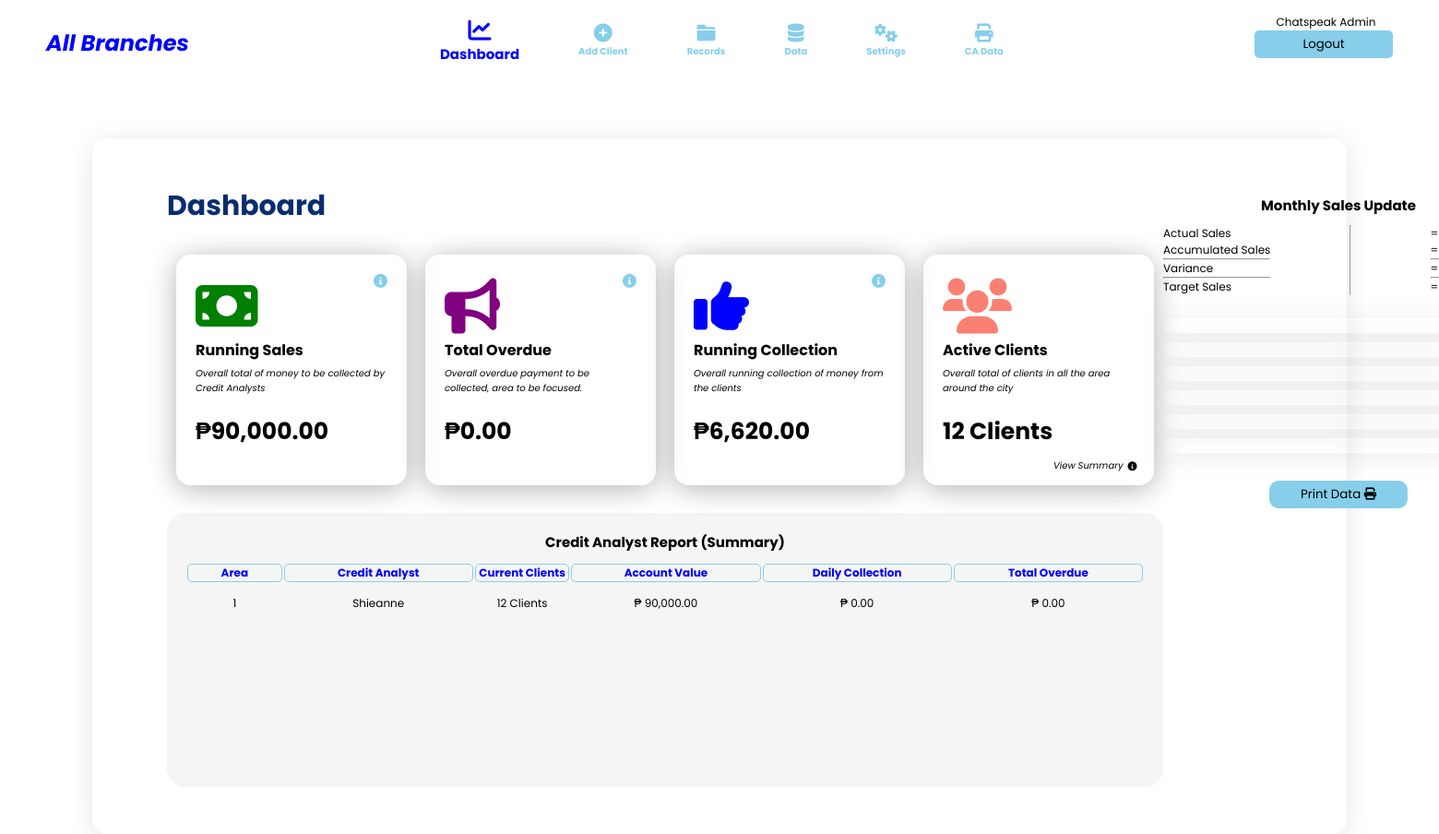
The page /Dashboard.php (signed in) on the database as committed earlier.
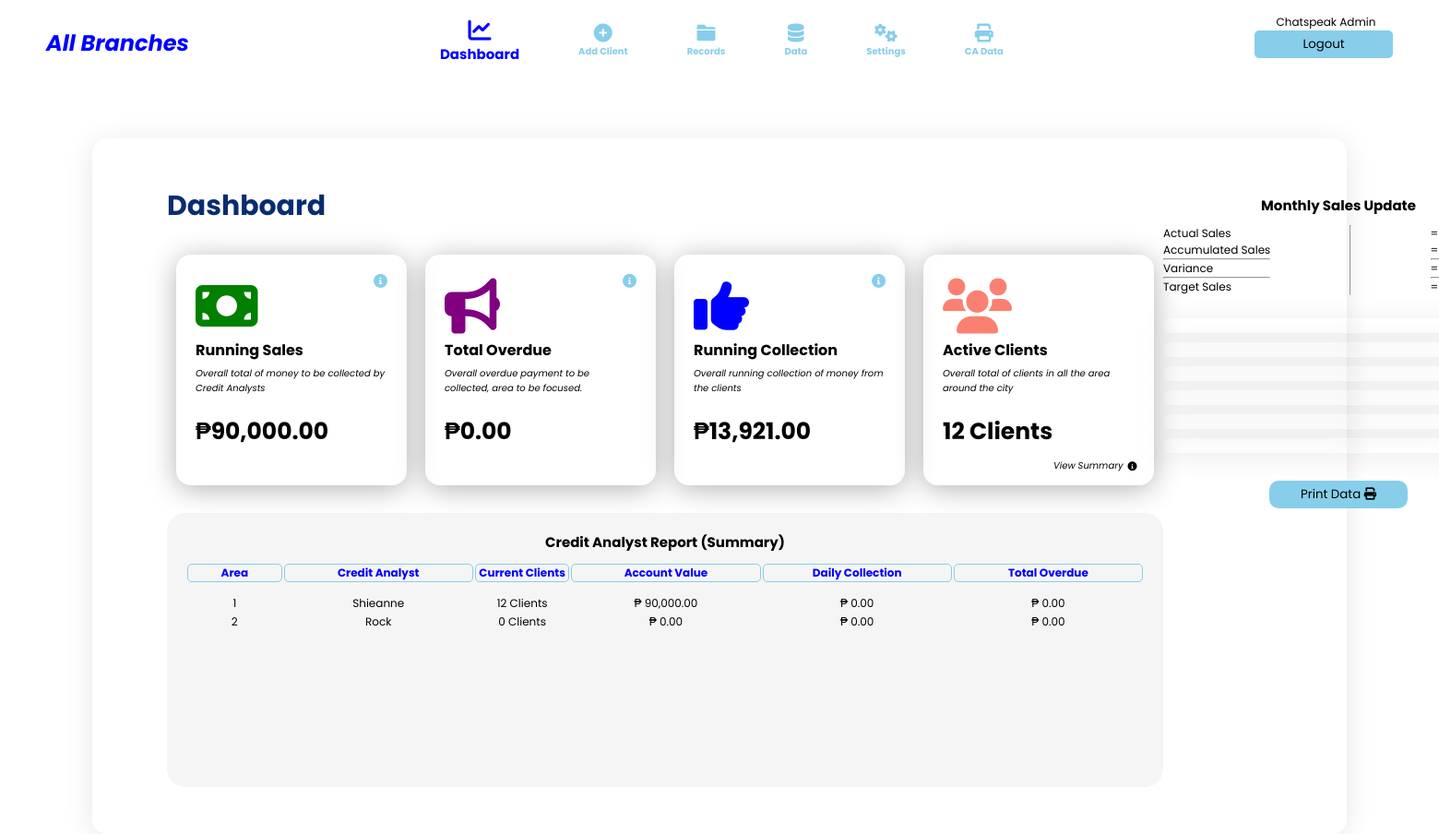
The same page on the database as committed later.
### tables this page shows
CREATE TABLE `insert_creditanalyst` (
  `id` int(11) NOT NULL,
  `cabranch` varchar(255) NOT NULL,
  `name` varchar(255) NOT NULL,
  `area` varchar(255) NOT NULL
);

### Dashboard.php (the view, shortened to what the changed rows need)
<?php
    include_once 'header.php';
?>
            <section id="Dashboard" class="navContent">
                <div class="dbDashboard">
                    <div class="dbSummary">
                        <h1>Dashboard</h1>
                        <div class="dbData">
                            <div class="dbBalance">
                                <div class="card totalBorrowed">
                                    <?php
                                        if($bnm == "all"){
                                            $qApp = "SELECT SUM(cloanamount) AS Approved FROM insert_client WHERE cloanstatus in ('Ongoing','Released')";
                                        }else{
                                            $qApp = "SELECT SUM(cloanamount) AS Approved FROM insert_client WHERE cbranch = '$bnm' and cloanstatus in ('Ongoing','Released')";
                                        }
                                        $qryApp = mysqli_query($connection,$qApp);
                                            if(mysqli_num_rows($qryApp)>0){
                                                while($rdApp = mysqli_fetch_array($qryApp)){
                                                $rApp = $rdApp['Approved'];
                                                }
                                            }
                                    ?>
                                    <h2>₱<?php echo number_format($rApp,2)?></h2>
                                </div>
                                <div class="card totalOverdue">
                                    <?php
                                        if($bnm == "all"){
                                            $qO = "SELECT SUM(coverdue) AS TOTALO FROM insert_client WHERE cloanstatus in ('Ongoing','Released')";
                                        }else{
                                            $qO = "SELECT SUM(coverdue) AS TOTALO FROM insert_client WHERE cbranch = '$bnm' and cloanstatus in ('Ongoing','Released')";
                                        }
                                        $qryO = mysqli_query($connection,$qO);
                                            if(mysqli_num_rows($qryO)>0){
                                                while($rdO = mysqli_fetch_array($qryO)){
                                                $rAO = $rdO['TOTALO'];
                                                }
                                            }
                                    ?>
                                    <h2>₱<?php echo number_format($rAO,2)?></h2>
                                </div>
                                <?php
                                    if($bnm == "all"){
                                        $qHC = "SELECT SUM(camountpaid) AS amntpaid FROM insert_client WHERE cloanstatus in ('Ongoing','Released') ";
                                    }else{
                                        $qHC = "SELECT SUM(camountpaid) AS amntpaid FROM insert_client WHERE cbranch = '$bnm' and cloanstatus in ('Ongoing','Released')";
                                    }
                                    $qryHC = mysqli_query($connection,$qHC);
                                        if(mysqli_num_rows($qryHC)>0){
                                            while($rHC = mysqli_fetch_array($qryHC)){
                                            $rsHC = $rHC['amntpaid'];
                                            }
                                        }
                                ?>
                                <div class="card pendingClient">
                                    <div class="cardTooltip"><i id="sy" class="fa fa-info-circle"></i>
                                    </div>
                                    <i class="fa fa fa-thumbs-up" style="color: blue;"></i>
                                    <p>Running Collection</p>
                                    <span>Overall running collection of money from the clients</span>
                                    <h2>₱<?php echo number_format($rsHC,2) ?></h2>
                                </div>
                                <?php
                                    if($bnm == "all"){
                                        $qT = "SELECT COUNT(*) AS TOTALC FROM insert_client WHERE cloanstatus in ('Ongoing','Released')";
                                    }else{
                                        $qT = "SELECT COUNT(*) AS TOTALC FROM insert_client WHERE cbranch = '$bnm' and cloanstatus in ('Ongoing','Released')";
                                    }
                                    $qryT = mysqli_query($connection,$qT);
                                        if(mysqli_num_rows($qryT)>0){
                                            while($rdT = mysqli_fetch_array($qryT)){
                                            $rAT = $rdT['TOTALC'];
                                                if($rAT <= 1){
                                                    $rAT1 = "$rAT Client";
                                                }else{
                                                    $rAT1 = "$rAT Clients";
                                                }
                                            }
                                        }
                                ?>
                                <div class="card currentClient">
                                    <h2><?php echo $rAT1 ?></h2>
                                </div>
                            </div>
                        </div>
                        <div class="dbReport creditAnalyst">
                            <h2>Credit Analyst Report <span>(Summary)</span></h2>
                            <table id="dbreportTitle">
                                <tr>
                                    <th width="10%">Area</th>
                                    <th width="20%">Credit Analyst</th>
                                    <th width="10%">Current Clients</th>
                                    <th width="20%">Account Value</th>
                                    <th width="20%">Daily Collection</th>
                                    <th width="20%">Total Overdue</th>
                                </tr>
                            </table>
                            <div class="dvRContent">
                                <table id="dbreportContent">
                                    <?php
                                        if($bnm == "all"){
                                            $qReport = "SELECT * FROM insert_creditanalyst ORDER BY AREA ASC, NAME ASC";
                                        }else{
                                            $qReport = "SELECT * FROM insert_creditanalyst WHERE cabranch = '$bnm' ORDER BY AREA ASC, NAME ASC";
                                        }
                                        $qryReport = mysqli_query($connection,$qReport);
                                            while($rowReport = mysqli_fetch_assoc($qryReport)){
                                            $caName = $rowReport['name'];
                                            $caArea = $rowReport['area'];
                                        if($bnm == "all"){
                                            $qClientNo = "SELECT COUNT(ccreditanalyst) AS CNO, clientid  from insert_client WHERE ccarea = '$caArea' AND cloanstatus in ('Ongoing','Released')";
                                        }else{
                                            $qClientNo = "SELECT COUNT(ccreditanalyst) AS CNO, clientid  from insert_client WHERE cbranch = '$bnm' AND ccarea = '$caArea' AND cloanstatus in ('Ongoing','Released')";
                                        }
                                        $qryClientNo = mysqli_query($connection,$qClientNo);
                                                while($rowClientNo = mysqli_fetch_assoc($qryClientNo)){
                                                    $caClientNo = $rowClientNo['CNO'];
                                                    }
                                        if($bnm == "all"){
                                            $qLoanAmount ="SELECT SUM(cloanamount) AS SLA from insert_client WHERE ccarea = '$caArea' AND cloanstatus in ('Ongoing','Released')";
                                        }else{
                                            $qLoanAmount ="SELECT SUM(cloanamount) AS SLA from insert_client WHERE cbranch ='$bnm' AND ccarea = '$caArea' AND cloanstatus in ('Ongoing','Released')";
                                        }
                                        $qryLoanAmount = mysqli_query($connection,$qLoanAmount);
                                                    while($rowLoanAmount = mysqli_fetch_assoc($qryLoanAmount)){
                                                        $caLoanAmount = $rowLoanAmount['SLA'];
                                                    }
                                        if($bnm == "all"){
                                            $qdaily = "SELECT SUM(payment) as daily, SUM(secdep) as sumdep, creditanalyst from insert_payment WHERE area = '$caArea' AND date_paid = curdate() ";
                                        }else{
                                            $qdaily = "SELECT SUM(payment) as daily, SUM(secdep) as sumdep, creditanalyst from insert_payment WHERE area = '$caArea' AND date_paid = curdate() ";
                                        }
                                        $qrydaily = mysqli_query($connection,$qdaily);
                                                    while($rowdaily = mysqli_fetch_assoc($qrydaily)){
                                                        $caPayment = $rowdaily['daily'];
                                                        $caSecDep = $rowdaily['sumdep'];
                                                        $caTPay = $caPayment + $caSecDep;
                                                    }
                                        if($bnm == "all"){
                                            $qOverDue = "SELECT SUM(coverdue) as SOD from insert_client WHERE ccarea = '$caArea' AND cloanstatus in ('Ongoing','Released')";
                                        }else{
                                            $qOverDue = "SELECT SUM(coverdue) as SOD from insert_client WHERE cbranch ='$bnm' AND ccarea = '$caArea' AND cloanstatus in ('Ongoing','Released')";
                                        }
                                        $qryOverDue = mysqli_query($connection,$qOverDue);
                                                    while($rowOverDue  = mysqli_fetch_assoc($qryOverDue)){
                                                        $caOverDue = $rowOverDue['SOD'];
                                                    }
                                    ?>
                                        <tr>
                                            <td width="10%"><?php echo $caArea ?></td>
                                            <td width="20%"><?php echo $caName ?></td>
                                            <td width="10%"><?php echo $caClientNo." Clients" ?></td>
                                            <td width="20%">₱ <?php echo number_format($caLoanAmount,2)?></td>
                                            <td width="20%">₱ <?php echo number_format($caTPay,2)?></td>
                                            <td width="20%">₱ <?php echo number_format($caOverDue,2)?></td>
                                        </tr>
                                    <?php }?>
                                </table>
                            </div>
                        </div>
                    </div>
                    <div class="dbProfile">
                        <div class="dbExtras">
                            <div class="dbSaleUpdate">
                                <div>
                                <?php
                                    if($bnm == "all"){
                                        $pSales = "SELECT sum(cloanrequest) as request FROM insert_client WHERE MONTH(clisteddate) = MONTH(CURDATE()) AND YEAR(clisteddate) = YEAR(CURDATE()) AND cloanstatus = 'Pending' ";
                                    }else{
                                        $pSales = "SELECT sum(cloanrequest) as request FROM insert_client WHERE cbranch ='$bnm' AND MONTH(clisteddate) = MONTH(CURDATE()) AND YEAR(clisteddate) = YEAR(CURDATE()) AND cloanstatus = 'Pending' ";
                                    }
                                    $pSalesQ = mysqli_query($connection,$pSales);
                                    $pSalesVal = 0;
                                        while($pSalesQuery = mysqli_fetch_assoc($pSalesQ)){
                                            $pSalesQry = $pSalesQuery['request'];
                                                $pSalesVal += $pSalesQry;
                                    ?>
                                <?php
                                    if($bnm == "all"){
                                        $pSales2 = "SELECT sum(cloanamount) as approved FROM insert_client WHERE MONTH(creleaseddate) = MONTH(CURDATE()) AND YEAR(creleaseddate) = YEAR(CURDATE()) AND cloanstatus in ('OnGoing','Released') ";
                                    }else{
                                        $pSales2 = "SELECT sum(cloanamount) as approved FROM insert_client WHERE cbranch = '$bnm' and MONTH(creleaseddate) = MONTH(CURDATE()) AND YEAR(creleaseddate) = YEAR(CURDATE()) AND cloanstatus in ('OnGoing','Released') ";
                                    }
                                    $pSalesQ2 = mysqli_query($connection,$pSales2);
                                    $pSalesVal2 = 0;
                                        while($pSalesQuery2 = mysqli_fetch_assoc($pSalesQ2)){
                                            $pSalesQry2 = $pSalesQuery2['approved'];
                                                $pSalesVal2 += $pSalesQry2;
                                    ?>
                                    <p>=<span> ₱ <?php echo number_format($pSalesVal2) ?></span></p>
                                    <?php
                                        $accumulatedsales = $pSalesVal+$pSalesVal2;
                                        $targetsales = 3600000;
                                        $variance = $targetsales - $accumulatedsales;
                                    ?>
                                    <p>=<span> ₱ <?php echo number_format($accumulatedsales)  ?></span></p>
                                    <?php }}?>
                                    <hr>
                                    <p>=<span>₱ <?php echo number_format($variance) ?></span></p>
                                    <hr>
                                    <p>=<span>₱ <?php echo number_format($targetsales) ?></span></p>
                                </div>
                            </div>
                        </div>
                    </div>
                </div>
            </section>

Rows that differ between the two databases and show on the page:
added insert_creditanalyst: area "2", name "Rock", caClientNo "0", caLoanAmount "0.00", caTPay "0.00", caOverDue "0.00"
Other text that changed with them:
$rsHC: "6,620.00" → "13,921.00"
